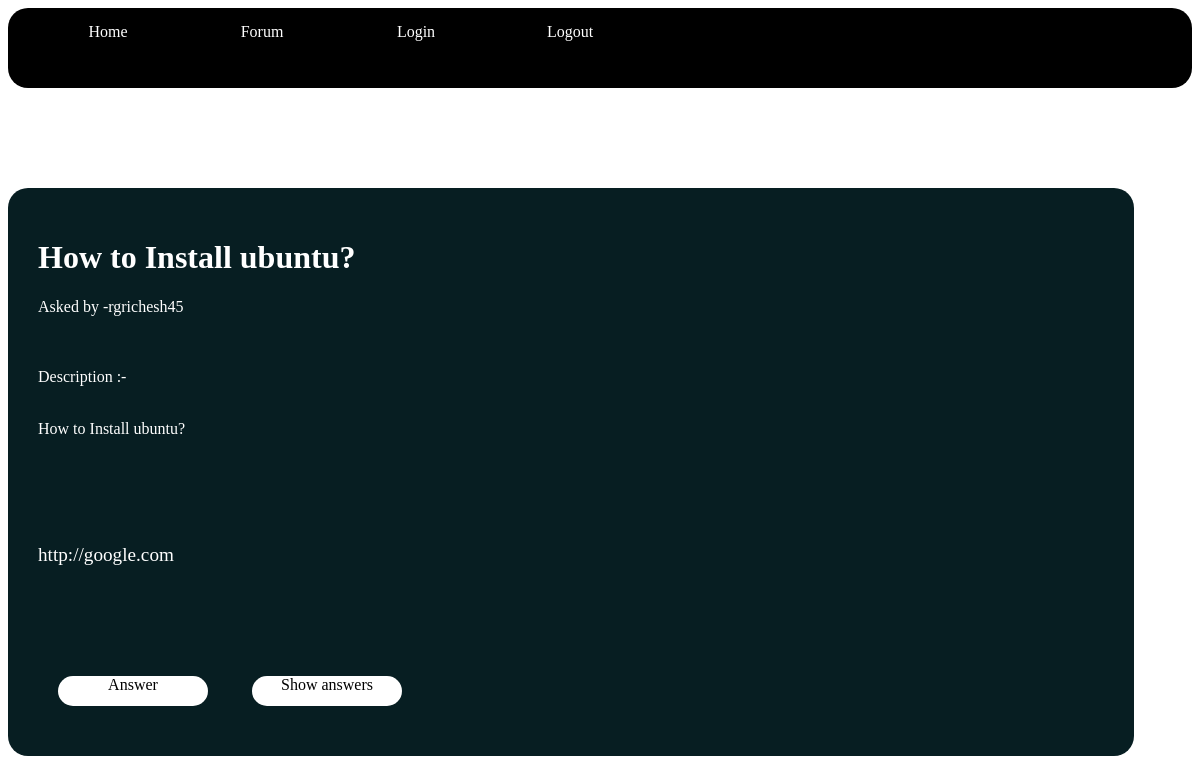
The app's page /forum/route/4/ with its own data.
### main/models.py (models this page shows, shortened)
class question(models.Model):
	author_q = models.ForeignKey(User, on_delete=models.CASCADE)
	title_q = models.CharField(max_length=100,unique = True)
	notice_q = models.TextField(max_length=1000,default='',unique = True)
	date_q = models.DateTimeField(default = timezone.now)
	url_q = models.URLField(max_length=100,blank = True)

### main/views.py (the view)
# urls.py: path('route/<int:pk>/',forum_detail.as_view(),name="forum_detail"),
class forum_detail(DetailView):
	model = question
	template_name= 'main/detailpost.html'
	ordering = ['-date_q']

### main/templates/main/detailpost.html (shortened to what this page needs)
<!DOCTYPE html>
<html>
<head>
</head>
<body>
<div class="nav-container">
		<a id="link" href="{% url 'home' %}">Home</a>
		<a id="link" href="{% url 'forum-home' %}">Forum</a>
		<a id="link" href="{% url 'login' %}">Login</a>
		<a id="link" href="{% url 'logout' %}">Logout</a>
</div>
<div class="content">
	<h1> {{ object.title_q }}</h1>
<p>Asked by -{{ object.author_q }}  </p>
<br /><br /><font color="white">Description :- </font><br /><br /><p id="centent-p">{{ object.notice_q }}</p>
<br /><br /><br /><br /><br />
	{% if object.url_q %}
		<a id="data-link" href={{ object.url_q }} target="_blank">{{ object.url_q }}</a>
	{% endif %}
<br /><br /><br /><br /><br /><br />
	<a href='{% url "create-ans" object.id %}' id="btn">Answer</a>
	<a href='{% url "ans-detail" object.id %}' id="btn">Show answers</a>
</div>
</body>
</html>

### main/templates/main/detailpost.html (style rules this page uses)
div.nav-container { margin-top:5px; width:100%; height:80px; background-color:black; border-radius:20px; }
a#link { width:100px; height:50px; display: inline-block; border-radius:20px; color:white; text-decoration: none; text-align: center; margin-top:15px; margin-left:50px; }
div.content { width:90%; background-color: #071e22; border-radius:20px; padding:30px; margin-top:100px; }
a { text-decoration: none; color:white; }
h1,h4,p { color:white; }
a#btn { display: inline-block; width:150px; height:30px; border-radius:20px; text-align: center; color:black; background-color:white; margin:20px; }
a#data-link { font-size:1.2em; }

### records on screen
question: title_q "How to Install ubuntu?", author_q "rgrichesh45", notice_q "How to Install ubuntu?", url_q "http://google.com"
